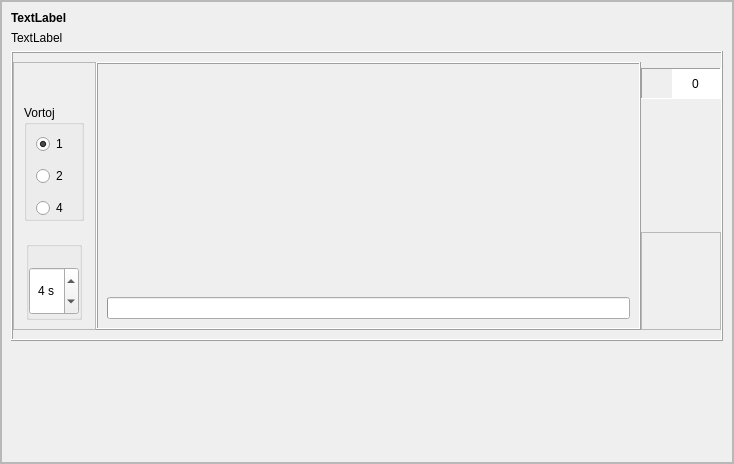
<?xml version="1.0" encoding="UTF-8"?>
<ui version="4.0">
 <class>prononco</class>
 <widget class="QFrame" name="prononco">
  <property name="geometry">
   <rect>
    <x>0</x>
    <y>0</y>
    <width>734</width>
    <height>464</height>
   </rect>
  </property>
  <property name="windowTitle">
   <string>Frame</string>
  </property>
  <property name="frameShape">
   <enum>QFrame::StyledPanel</enum>
  </property>
  <property name="frameShadow">
   <enum>QFrame::Raised</enum>
  </property>
  <property name="tipo" stdset="0">
   <string>senborda</string>
  </property>
  <layout class="QVBoxLayout" name="verticalLayout_6">
   <property name="leftMargin">
    <number>0</number>
   </property>
   <property name="topMargin">
    <number>0</number>
   </property>
   <property name="rightMargin">
    <number>0</number>
   </property>
   <property name="bottomMargin">
    <number>0</number>
   </property>
   <item>
    <widget class="QScrollArea" name="scrollArea">
     <property name="widgetResizable">
      <bool>true</bool>
     </property>
     <widget class="QWidget" name="scrollAreaWidgetContents">
      <property name="geometry">
       <rect>
        <x>0</x>
        <y>0</y>
        <width>716</width>
        <height>478</height>
       </rect>
      </property>
      <layout class="QVBoxLayout" name="verticalLayout_7">
       <item>
        <widget class="titolo" name="Ekz_Pron1">
         <property name="font">
          <font>
           <weight>75</weight>
           <bold>true</bold>
          </font>
         </property>
         <property name="text">
          <string notr="true">TextLabel</string>
         </property>
         <property name="wordWrap">
          <bool>true</bool>
         </property>
        </widget>
       </item>
       <item>
        <widget class="QLabel" name="Ekz_Pron2">
         <property name="text">
          <string notr="true">TextLabel</string>
         </property>
         <property name="wordWrap">
          <bool>true</bool>
         </property>
        </widget>
       </item>
       <item>
        <widget class="QFrame" name="frame">
         <property name="frameShape">
          <enum>QFrame::Box</enum>
         </property>
         <property name="frameShadow">
          <enum>QFrame::Raised</enum>
         </property>
         <property name="tipo" stdset="0">
          <string>markebla</string>
         </property>
         <layout class="QHBoxLayout" name="horizontalLayout_2" stretch="0,1,0">
          <property name="spacing">
           <number>0</number>
          </property>
          <property name="leftMargin">
           <number>0</number>
          </property>
          <property name="rightMargin">
           <number>0</number>
          </property>
          <item>
           <widget class="QFrame" name="frame_2">
            <property name="sizePolicy">
             <sizepolicy hsizetype="Fixed" vsizetype="Preferred">
              <horstretch>0</horstretch>
              <verstretch>0</verstretch>
             </sizepolicy>
            </property>
            <property name="maximumSize">
             <size>
              <width>100</width>
              <height>16777215</height>
             </size>
            </property>
            <property name="frameShape">
             <enum>QFrame::StyledPanel</enum>
            </property>
            <property name="frameShadow">
             <enum>QFrame::Raised</enum>
            </property>
            <property name="tipo" stdset="0">
             <string>senborda</string>
            </property>
            <layout class="QVBoxLayout" name="verticalLayout_2">
             <property name="spacing">
              <number>20</number>
             </property>
             <property name="leftMargin">
              <number>0</number>
             </property>
             <property name="topMargin">
              <number>0</number>
             </property>
             <property name="rightMargin">
              <number>0</number>
             </property>
             <item alignment="Qt::AlignLeft|Qt::AlignTop">
              <widget class="QFrame" name="frame_5">
               <property name="sizePolicy">
                <sizepolicy hsizetype="Preferred" vsizetype="Maximum">
                 <horstretch>0</horstretch>
                 <verstretch>0</verstretch>
                </sizepolicy>
               </property>
               <property name="maximumSize">
                <size>
                 <width>16777215</width>
                 <height>16777215</height>
                </size>
               </property>
               <property name="autoFillBackground">
                <bool>false</bool>
               </property>
               <property name="frameShape">
                <enum>QFrame::NoFrame</enum>
               </property>
               <property name="frameShadow">
                <enum>QFrame::Sunken</enum>
               </property>
               <layout class="QHBoxLayout" name="horizontalLayout">
                <property name="spacing">
                 <number>1</number>
                </property>
                <property name="leftMargin">
                 <number>0</number>
                </property>
                <property name="topMargin">
                 <number>0</number>
                </property>
                <property name="rightMargin">
                 <number>0</number>
                </property>
                <property name="bottomMargin">
                 <number>0</number>
                </property>
                <item>
                 <widget class="QPushButton" name="PP_Startu">
                  <property name="text">
                   <string notr="true"/>
                  </property>
                  <property name="icon">
                   <iconset>
                    <normalon>:/ikonoj/ekzercoj/komenci.png</normalon>
                    <activeon>:/ikonoj/ekzercoj/komenci-over.png</activeon>
                   </iconset>
                  </property>
                  <property name="iconSize">
                   <size>
                    <width>35</width>
                    <height>33</height>
                   </size>
                  </property>
                  <property name="flat">
                   <bool>true</bool>
                  </property>
                  <property name="tipo" stdset="0">
                   <string>komenci</string>
                  </property>
                 </widget>
                </item>
                <item>
                 <widget class="QPushButton" name="PP_Haltu">
                  <property name="enabled">
                   <bool>false</bool>
                  </property>
                  <property name="text">
                   <string notr="true"/>
                  </property>
                  <property name="icon">
                   <iconset>
                    <normalon>:/ikonoj/ekzercoj/halti.png</normalon>
                    <activeon>:/ikonoj/ekzercoj/halti-over.png</activeon>
                   </iconset>
                  </property>
                  <property name="iconSize">
                   <size>
                    <width>35</width>
                    <height>33</height>
                   </size>
                  </property>
                  <property name="flat">
                   <bool>true</bool>
                  </property>
                  <property name="tipo" stdset="0">
                   <string>halti</string>
                  </property>
                 </widget>
                </item>
               </layout>
              </widget>
             </item>
             <item alignment="Qt::AlignHCenter|Qt::AlignVCenter">
              <widget class="QGroupBox" name="PP_Kiomope">
               <property name="sizePolicy">
                <sizepolicy hsizetype="Preferred" vsizetype="Maximum">
                 <horstretch>0</horstretch>
                 <verstretch>0</verstretch>
                </sizepolicy>
               </property>
               <property name="title">
                <string>Vortoj</string>
               </property>
               <layout class="QVBoxLayout" name="verticalLayout_5">
                <property name="spacing">
                 <number>12</number>
                </property>
                <property name="bottomMargin">
                 <number>0</number>
                </property>
                <item>
                 <widget class="QRadioButton" name="radio1">
                  <property name="sizePolicy">
                   <sizepolicy hsizetype="Preferred" vsizetype="Preferred">
                    <horstretch>0</horstretch>
                    <verstretch>0</verstretch>
                   </sizepolicy>
                  </property>
                  <property name="text">
                   <string notr="true">1</string>
                  </property>
                  <property name="checked">
                   <bool>true</bool>
                  </property>
                 </widget>
                </item>
                <item>
                 <widget class="QRadioButton" name="radio2">
                  <property name="sizePolicy">
                   <sizepolicy hsizetype="Preferred" vsizetype="Preferred">
                    <horstretch>0</horstretch>
                    <verstretch>0</verstretch>
                   </sizepolicy>
                  </property>
                  <property name="text">
                   <string notr="true">2</string>
                  </property>
                 </widget>
                </item>
                <item>
                 <widget class="QRadioButton" name="radio4">
                  <property name="sizePolicy">
                   <sizepolicy hsizetype="Preferred" vsizetype="Preferred">
                    <horstretch>0</horstretch>
                    <verstretch>0</verstretch>
                   </sizepolicy>
                  </property>
                  <property name="text">
                   <string notr="true">4</string>
                  </property>
                 </widget>
                </item>
               </layout>
              </widget>
             </item>
             <item alignment="Qt::AlignHCenter|Qt::AlignBottom">
              <widget class="QGroupBox" name="Tempujo">
               <property name="sizePolicy">
                <sizepolicy hsizetype="Preferred" vsizetype="Maximum">
                 <horstretch>0</horstretch>
                 <verstretch>0</verstretch>
                </sizepolicy>
               </property>
               <property name="title">
                <string/>
               </property>
               <layout class="QVBoxLayout" name="verticalLayout_8">
                <property name="leftMargin">
                 <number>0</number>
                </property>
                <property name="topMargin">
                 <number>0</number>
                </property>
                <property name="rightMargin">
                 <number>0</number>
                </property>
                <property name="bottomMargin">
                 <number>2</number>
                </property>
                <item alignment="Qt::AlignHCenter">
                 <widget class="QLabel" name="label_2">
                  <property name="text">
                   <string/>
                  </property>
                  <property name="pixmap">
                   <pixmap resource="../resources/ikonoj.qrc">:/ikonoj/kronometro.png</pixmap>
                  </property>
                  <property name="alignment">
                   <set>Qt::AlignCenter</set>
                  </property>
                 </widget>
                </item>
                <item>
                 <widget class="QSpinBox" name="spinBox">
                  <property name="sizePolicy">
                   <sizepolicy hsizetype="Preferred" vsizetype="Preferred">
                    <horstretch>0</horstretch>
                    <verstretch>0</verstretch>
                   </sizepolicy>
                  </property>
                  <property name="minimumSize">
                   <size>
                    <width>48</width>
                    <height>48</height>
                   </size>
                  </property>
                  <property name="alignment">
                   <set>Qt::AlignCenter</set>
                  </property>
                  <property name="suffix">
                   <string> s</string>
                  </property>
                  <property name="minimum">
                   <number>2</number>
                  </property>
                  <property name="maximum">
                   <number>15</number>
                  </property>
                  <property name="value">
                   <number>4</number>
                  </property>
                 </widget>
                </item>
               </layout>
              </widget>
             </item>
            </layout>
           </widget>
          </item>
          <item>
           <widget class="QFrame" name="frame_3">
            <property name="frameShape">
             <enum>QFrame::Box</enum>
            </property>
            <property name="frameShadow">
             <enum>QFrame::Raised</enum>
            </property>
            <property name="tipo" stdset="0">
             <string>ekzerca</string>
            </property>
            <layout class="QVBoxLayout" name="verticalLayout_4" stretch="0,1,0">
             <item>
              <widget class="titolo" name="PP_Vorto">
               <property name="text">
                <string notr="true"/>
               </property>
               <property name="alignment">
                <set>Qt::AlignCenter</set>
               </property>
               <property name="wordWrap">
                <bool>true</bool>
               </property>
               <property name="lingvo" stdset="0">
                <string>eo</string>
               </property>
              </widget>
             </item>
             <item>
              <widget class="QLabel" name="bildo">
               <property name="alignment">
                <set>Qt::AlignCenter</set>
               </property>
              </widget>
             </item>
             <item>
              <widget class="QProgressBar" name="PP_Prog">
               <property name="sizePolicy">
                <sizepolicy hsizetype="Preferred" vsizetype="Preferred">
                 <horstretch>0</horstretch>
                 <verstretch>0</verstretch>
                </sizepolicy>
               </property>
               <property name="value">
                <number>0</number>
               </property>
               <property name="alignment">
                <set>Qt::AlignCenter</set>
               </property>
               <property name="format">
                <string/>
               </property>
               <property name="tipo" stdset="0">
                <string>progreso</string>
               </property>
              </widget>
             </item>
            </layout>
           </widget>
          </item>
          <item>
           <layout class="QVBoxLayout" name="verticalLayout_3">
            <property name="topMargin">
             <number>6</number>
            </property>
            <item alignment="Qt::AlignHCenter|Qt::AlignTop">
             <widget class="QFrame" name="frame_4">
              <property name="sizePolicy">
               <sizepolicy hsizetype="Preferred" vsizetype="Maximum">
                <horstretch>0</horstretch>
                <verstretch>0</verstretch>
               </sizepolicy>
              </property>
              <property name="minimumSize">
               <size>
                <width>80</width>
                <height>31</height>
               </size>
              </property>
              <property name="maximumSize">
               <size>
                <width>81</width>
                <height>31</height>
               </size>
              </property>
              <property name="autoFillBackground">
               <bool>false</bool>
              </property>
              <property name="frameShape">
               <enum>QFrame::Panel</enum>
              </property>
              <property name="frameShadow">
               <enum>QFrame::Sunken</enum>
              </property>
              <property name="tipo" stdset="0">
               <string>shilda</string>
              </property>
              <layout class="QHBoxLayout" name="horizontalLayout_4">
               <property name="leftMargin">
                <number>0</number>
               </property>
               <property name="topMargin">
                <number>0</number>
               </property>
               <property name="rightMargin">
                <number>0</number>
               </property>
               <property name="bottomMargin">
                <number>0</number>
               </property>
               <item>
                <widget class="QLabel" name="label">
                 <property name="enabled">
                  <bool>true</bool>
                 </property>
                 <property name="maximumSize">
                  <size>
                   <width>24</width>
                   <height>24</height>
                  </size>
                 </property>
                 <property name="text">
                  <string notr="true"/>
                 </property>
                 <property name="pixmap">
                  <pixmap resource="../resources/ikonoj.qrc">:/ikonoj/kubeto.png</pixmap>
                 </property>
                 <property name="scaledContents">
                  <bool>true</bool>
                 </property>
                </widget>
               </item>
               <item>
                <widget class="QSpinBox" name="Placar">
                 <property name="sizePolicy">
                  <sizepolicy hsizetype="Preferred" vsizetype="Preferred">
                   <horstretch>0</horstretch>
                   <verstretch>0</verstretch>
                  </sizepolicy>
                 </property>
                 <property name="font">
                  <font>
                   <weight>50</weight>
                   <bold>false</bold>
                  </font>
                 </property>
                 <property name="frame">
                  <bool>false</bool>
                 </property>
                 <property name="alignment">
                  <set>Qt::AlignCenter</set>
                 </property>
                 <property name="readOnly">
                  <bool>true</bool>
                 </property>
                 <property name="buttonSymbols">
                  <enum>QAbstractSpinBox::NoButtons</enum>
                 </property>
                 <property name="tipo" stdset="0">
                  <string>shilda</string>
                 </property>
                </widget>
               </item>
              </layout>
             </widget>
            </item>
            <item alignment="Qt::AlignBottom">
             <widget class="QFrame" name="butonujo">
              <property name="enabled">
               <bool>false</bool>
              </property>
              <property name="sizePolicy">
               <sizepolicy hsizetype="Fixed" vsizetype="Preferred">
                <horstretch>0</horstretch>
                <verstretch>0</verstretch>
               </sizepolicy>
              </property>
              <property name="maximumSize">
               <size>
                <width>100</width>
                <height>16777215</height>
               </size>
              </property>
              <property name="frameShape">
               <enum>QFrame::StyledPanel</enum>
              </property>
              <property name="frameShadow">
               <enum>QFrame::Raised</enum>
              </property>
              <property name="tipo" stdset="0">
               <string>senborda</string>
              </property>
              <layout class="QVBoxLayout" name="verticalLayout">
               <property name="leftMargin">
                <number>0</number>
               </property>
               <property name="rightMargin">
                <number>0</number>
               </property>
               <item>
                <widget class="QPushButton" name="PP_Mik_re">
                 <property name="sizePolicy">
                  <sizepolicy hsizetype="Preferred" vsizetype="Preferred">
                   <horstretch>0</horstretch>
                   <verstretch>0</verstretch>
                  </sizepolicy>
                 </property>
                 <property name="text">
                  <string notr="true"/>
                 </property>
                 <property name="icon">
                  <iconset>
                   <normalon>:/ikonoj/ekzercoj/paroli-denove.png</normalon>
                   <activeon>:/ikonoj/ekzercoj/paroli-denove-over.png</activeon>
                  </iconset>
                 </property>
                 <property name="iconSize">
                  <size>
                   <width>81</width>
                   <height>33</height>
                  </size>
                 </property>
                 <property name="flat">
                  <bool>true</bool>
                 </property>
                 <property name="tipo" stdset="0">
                  <string>paroli</string>
                 </property>
                </widget>
               </item>
               <item>
                <widget class="QPushButton" name="PP_Aud_re">
                 <property name="sizePolicy">
                  <sizepolicy hsizetype="Preferred" vsizetype="Preferred">
                   <horstretch>0</horstretch>
                   <verstretch>0</verstretch>
                  </sizepolicy>
                 </property>
                 <property name="text">
                  <string notr="true"/>
                 </property>
                 <property name="icon">
                  <iconset>
                   <normalon>:/ikonoj/ekzercoj/auskultu-denove.png</normalon>
                   <activeon>:/ikonoj/ekzercoj/auskultu-denove-over.png</activeon>
                  </iconset>
                 </property>
                 <property name="iconSize">
                  <size>
                   <width>81</width>
                   <height>33</height>
                  </size>
                 </property>
                 <property name="flat">
                  <bool>true</bool>
                 </property>
                 <property name="tipo" stdset="0">
                  <string>auskulti</string>
                 </property>
                </widget>
               </item>
               <item>
                <widget class="QPushButton" name="PP_Antauen">
                 <property name="sizePolicy">
                  <sizepolicy hsizetype="Preferred" vsizetype="Preferred">
                   <horstretch>0</horstretch>
                   <verstretch>0</verstretch>
                  </sizepolicy>
                 </property>
                 <property name="text">
                  <string notr="true"/>
                 </property>
                 <property name="icon">
                  <iconset>
                   <normalon>:/ikonoj/ekzercoj/antauen.png</normalon>
                   <activeon>:/ikonoj/ekzercoj/antauen-over.png</activeon>
                  </iconset>
                 </property>
                 <property name="iconSize">
                  <size>
                   <width>81</width>
                   <height>33</height>
                  </size>
                 </property>
                 <property name="flat">
                  <bool>true</bool>
                 </property>
                 <property name="tipo" stdset="0">
                  <string>antauen</string>
                 </property>
                </widget>
               </item>
              </layout>
             </widget>
            </item>
           </layout>
          </item>
         </layout>
        </widget>
       </item>
       <item>
        <spacer name="verticalSpacer">
         <property name="orientation">
          <enum>Qt::Vertical</enum>
         </property>
         <property name="sizeHint" stdset="0">
          <size>
           <width>20</width>
           <height>40</height>
          </size>
         </property>
        </spacer>
       </item>
      </layout>
     </widget>
    </widget>
   </item>
  </layout>
 </widget>
 <customwidgets>
  <customwidget>
   <class>titolo</class>
   <extends>QLabel</extends>
   <header>titolo.h</header>
  </customwidget>
 </customwidgets>
 <resources>
  <include location="ikonoj.qrc"/>
 </resources>
 <connections/>
</ui>
